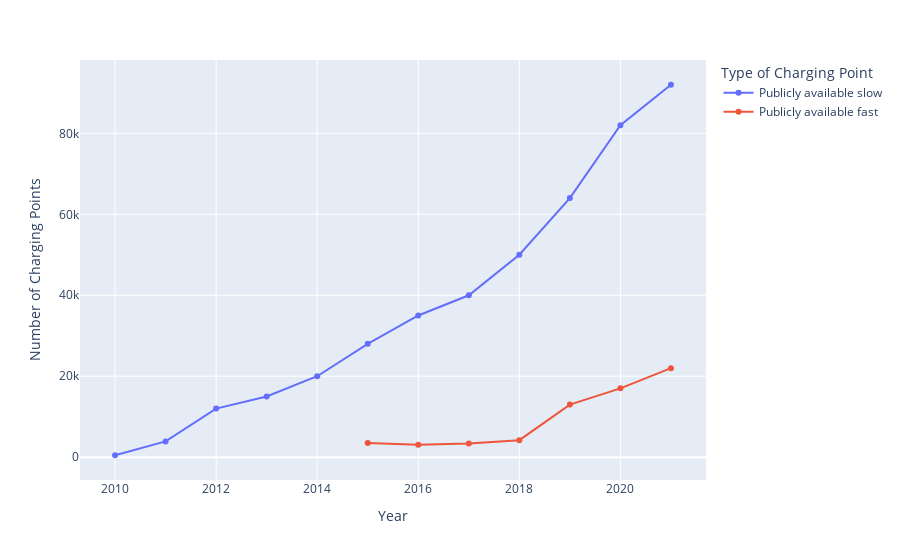

The notebook cell saved with this chart:
### Code cell
fig = px.line(charging_points_USA_df, x='Year', y='Number of Charging Points', color='Type of Charging Point', markers=True)
fig.write_image("Output/Charging_Points_By_Year_By_Type.png")
fig.show()

### Figure 1 — Plotly figure (JSON) as saved in the notebook; plotly's stock layout.template omitted (floating-point values rounded to 4 significant figures)
{"data": [{"hovertemplate": "Type of Charging Point=Publicly available slow<br>Year=%{x}<br>Number of Charging Points=%{y}<extra></extra>", "legendgroup": "Publicly available slow", "line": {"color": "#636efa", "dash": "solid"}, "marker": {"symbol": "circle"}, "mode": "lines+markers", "name": "Publicly available slow", "orientation": "v", "showlegend": true, "type": "scatter", "x": [2010, 2011, 2012, 2013, 2014, 2015, 2016, 2017, 2018, 2019, 2020, 2021], "xaxis": "x", "y": [480, 3900, 12000, 15000, 20000, 28000, 35000, 40000, 50000, 64000, 82000, 92000], "yaxis": "y"}, {"hovertemplate": "Type of Charging Point=Publicly available fast<br>Year=%{x}<br>Number of Charging Points=%{y}<extra></extra>", "legendgroup": "Publicly available fast", "line": {"color": "#EF553B", "dash": "solid"}, "marker": {"symbol": "circle"}, "mode": "lines+markers", "name": "Publicly available fast", "orientation": "v", "showlegend": true, "type": "scatter", "x": [2015, 2016, 2017, 2018, 2019, 2020, 2021], "xaxis": "x", "y": [3500, 3100, 3400, 4200, 13000, 17000, 22000], "yaxis": "y"}], "layout": {"legend": {"title": {"text": "Type of Charging Point"}, "tracegroupgap": 0}, "margin": {"t": 60}, "xaxis": {"anchor": "y", "domain": [0, 1], "title": {"text": "Year"}}, "yaxis": {"anchor": "x", "domain": [0, 1], "title": {"text": "Number of Charging Points"}}}}
